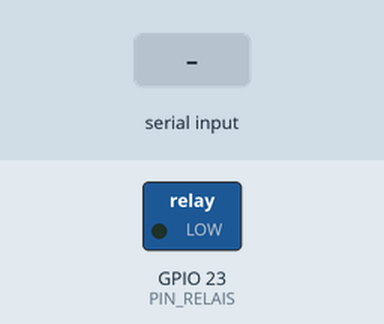
The sketch below on a simulated ESP32. On the bench: switched loads named in the sketch (green lamp = pin HIGH). Inputs (shaded band) come from the test bench. Nothing arrives over Bluetooth unless stated.

Above: at 1.2 s.
1.3 s: "on\n" received over the second serial link
At 2.0 s:
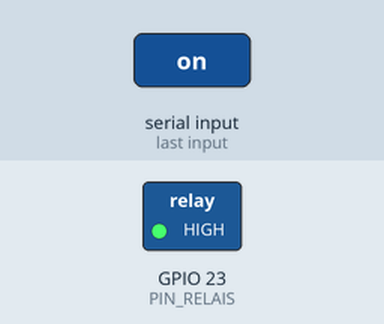
2.8 s: "off\n" received over the second serial link
At 3.5 s:
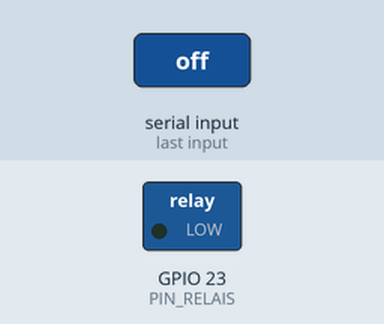
Timing chart, 0 to 5.8 s (numbered marks = the images above; inputs shaded):
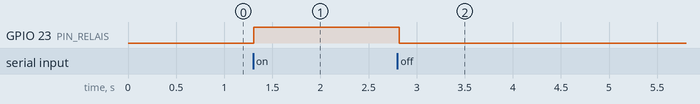

Measured:
- after the input at 1.3 s, GPIO 23 (PIN_RELAIS): LOW → HIGH at once
- after the input at 2.8 s, GPIO 23 (PIN_RELAIS): HIGH → LOW at once

The sketch:

blue_esp32.ino
```cpp
/**
 *
 * e-mail : rachelsysteme@gmail.com
 * gitHub : https://github.com/RS-malik-el
 * Donation : paypal.me/RachelSysteme
 *
 * @AUTEUR : Exaucé KIMBEMBE / OpenProgramming
 * DATE : 15/11/2022
 *
 * * @Board : esp32
 *
 * Dans ce programme, nous allons apprendre à utiliser le bluetooth
 * avec l'esp32 pour allumer une lampe via un relais
 *
*/

#include "BluetoothSerial.h"

#if !defined(CONFIG_BT_ENABLED) || !defined(CONFIG_BLUEDROID_ENABLED)
#error Bluetooth is not enabled! Please run `make menuconfig` to and enable it
#endif

BluetoothSerial bluetooth;

#define PIN_RELAIS 23

void setup() {
  bluetooth.begin("OP_ESP32"); //Nom du bluetooth
  pinMode(PIN_RELAIS,OUTPUT);
}

void loop() {
	String cmd;
	if (bluetooth.available()) {
    	cmd = bluetooth.readStringUntil('\n');
    	if (cmd=="on")
   			digitalWrite(PIN_RELAIS,HIGH);
   		if (cmd=="off")
   			digitalWrite(PIN_RELAIS,LOW);
  	}
  	delay(20);
}
```
